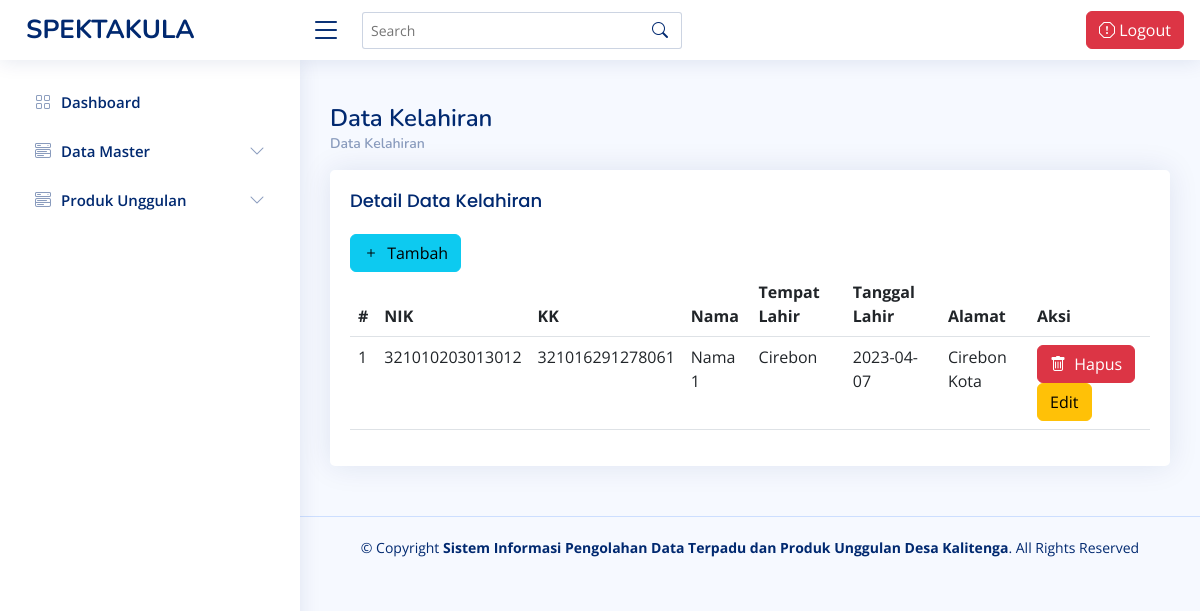
The app's page /kelahiran with its own data.
### tables this page shows
CREATE TABLE `tb_kelahiran` (
  `id` int(11) NOT NULL,
  `nik` varchar(100) NOT NULL,
  `kk` varchar(100) NOT NULL,
  `nama` varchar(100) NOT NULL,
  `tempat_lahir` varchar(100) DEFAULT NULL,
  `tanggal_lahir` date NOT NULL,
  `alamat` varchar(100) NOT NULL
);

### application/controllers/Kelahiran.php (called while the page is built, shortened)
<?php
class Kelahiran extends CI_Controller {
        function __construct()
	{
		$this->load->model('M_global_model');
		$this->load->model('Model_kelahiran');
		$this->load->library('session');
	}
        public function index(){
                $data['title']  = 'Kelahiran';
                $judul['Judul']  = 'Data Kelahiran';
                $queryAll = $this->Model_kelahiran->ambildata();
                $DATA = array('Kelahiran' => $queryAll);
                $tampilan = $judul + $DATA;
                $this->load->view('template/header',$data);
                $this->load->view('template/sidebar');
                $this->load->view('admin/kelahiran',$tampilan);
                $this->load->view('template/footer');
            }
}

### index.php (called while the page is built, shortened)
<?php
require_once BASEPATH.'core/CodeIgniter.php';

### application/models/Model_kelahiran.php (called while the page is built, shortened)
<?php
class Model_kelahiran extends CI_Model
{
    function ambildata()
      {
        $query = $this->db->get('tb_kelahiran');
        return $query->result();
      }
}

### application/views/admin/kelahiran.php (the view, shortened to what this page needs)
<main id="main" class="main">
<div class="pagetitle">
  <h1><?= $Judul;?></h1>
  <nav>
    <ol class="breadcrumb">
      <li class="breadcrumb-item"><a href="<?= site_url('Kelahiran');?>"><?= $Judul;?></a></li>
    </ol>
  </nav>
</div>
<section class="section">
      <div class="row">
        <div class="col-lg-12">
          <div class="card">
            <div class="card-body">
              <h5 class="card-title">Detail <?= $Judul;?></h5>
              <a href="<?= site_url('Form_kelahiran');?>" class="btn btn-info"><i class="bi bi-plus me-1"></i> Tambah</a>
              <table class="table datatable" id="dataTable">
                <thead>
                  <tr>
                    <th scope="col">#</th>
                    <th scope="col">NIK</th>
                    <th scope="col">KK</th>
                    <th scope="col">Nama</th>
                    <th scope="col">Tempat Lahir</th>
                    <th scope="col">Tanggal Lahir</th>
                    <th scope="col">Alamat</th>
                    <th scope="col">Aksi</th>
                  </tr>
                </thead>
                <tbody>
                  <tr>
                  <?php
                            $no = 0;
                            foreach ($Kelahiran as $k) {
                            $no++
                            ?>
                    <td><?php echo $no; ?></td>
                    <td><?php echo $k->nik; ?></td>
                    <td><?php echo $k->kk; ?></td>
                    <td><?php echo $k->nama; ?></td>
                    <td><?php echo $k->tempat_lahir; ?></td>
                    <td><?php echo $k->tanggal_lahir; ?></td>
                    <td><?php echo $k->alamat; ?></td>
                    <td>
                    <button type="button" class="btn btn-danger" data-bs-toggle="modal" data-bs-target="#basicModal">
                        <i class="bi bi-trash me-1"></i>  Hapus
                        </button>
                        <a href="<?php echo site_url('Edit_page_kelahiran/edit_page') ?>/<?php echo $k->id ?>"  class="btn btn-warning btn-icon-text"><i class="ti-file btn-icon-prepend"></i>Edit</a>
                    </td>
                  </tr>
                </tbody>
                <?php
}
?>
              </table>
            </div>
          </div>
        </div>
      </div>
    </section>
</main>

### admin/css/style.css (style rules this page uses)
:root { scroll-behavior: smooth; }
body { font-family: "Open Sans", sans-serif; background: #f6f9ff; color: #444444; }
a { color: #4154f1; text-decoration: none; }
h1, h2, h3, h4, h5, h6 { font-family: "Nunito", sans-serif; }
#main { margin-top: 60px; padding: 20px 30px; transition: all 0.3s; }
.pagetitle { margin-bottom: 10px; }
.pagetitle h1 { font-size: 24px; margin-bottom: 0; font-weight: 600; color: #012970; }
.card { margin-bottom: 30px; border: none; border-radius: 5px; box-shadow: 0px 0 30px rgba(1, 41, 112, 0.1); }
.card-title { padding: 20px 0 15px 0; font-size: 18px; font-weight: 500; color: #012970; font-family: "Poppins", sans-serif; }
.card-body { padding: 0 20px 20px 20px; }
.breadcrumb { font-size: 14px; font-family: "Nunito", sans-serif; color: #899bbd; font-weight: 600; }
.breadcrumb a { color: #899bbd; transition: 0.3s; }
.breadcrumb .breadcrumb-item::before { color: #899bbd; }
@media (min-width: 1200px) { #main, #footer { margin-left: 300px; } }

### records on screen
tb_kelahiran: nik "321010203013012", kk "321016291278061", nama "Nama 1", tempat_lahir "Cirebon", tanggal_lahir "2023-04-07", alamat "Cirebon Kota"

### other values on screen
$Judul "Data Kelahiran"
